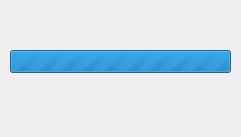
<?xml version="1.0" encoding="UTF-8"?>
<ui version="4.0">
 <class>ProgressDialog</class>
 <widget class="QDialog" name="ProgressDialog">
  <property name="geometry">
   <rect>
    <x>0</x>
    <y>0</y>
    <width>241</width>
    <height>137</height>
   </rect>
  </property>
  <property name="minimumSize">
   <size>
    <width>241</width>
    <height>137</height>
   </size>
  </property>
  <property name="maximumSize">
   <size>
    <width>241</width>
    <height>137</height>
   </size>
  </property>
  <property name="windowTitle">
   <string>Progress</string>
  </property>
  <property name="modal">
   <bool>false</bool>
  </property>
  <widget class="QProgressBar" name="progressBar">
   <property name="geometry">
    <rect>
     <x>10</x>
     <y>50</y>
     <width>221</width>
     <height>23</height>
    </rect>
   </property>
   <property name="maximum">
    <number>0</number>
   </property>
   <property name="value">
    <number>-1</number>
   </property>
   <property name="textVisible">
    <bool>false</bool>
   </property>
   <property name="invertedAppearance">
    <bool>false</bool>
   </property>
  </widget>
 </widget>
 <resources/>
 <connections/>
</ui>
